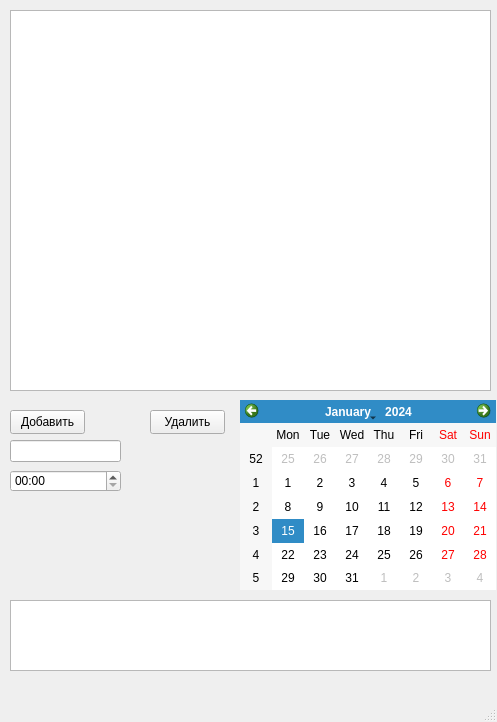
<?xml version="1.0" encoding="UTF-8"?>
<ui version="4.0">
 <class>MainWindow</class>
 <widget class="QMainWindow" name="MainWindow">
  <property name="geometry">
   <rect>
    <x>0</x>
    <y>0</y>
    <width>497</width>
    <height>722</height>
   </rect>
  </property>
  <property name="minimumSize">
   <size>
    <width>497</width>
    <height>722</height>
   </size>
  </property>
  <property name="maximumSize">
   <size>
    <width>497</width>
    <height>722</height>
   </size>
  </property>
  <property name="windowTitle">
   <string>MainWindow</string>
  </property>
  <widget class="QWidget" name="centralwidget">
   <widget class="QPushButton" name="add_button">
    <property name="geometry">
     <rect>
      <x>10</x>
      <y>410</y>
      <width>75</width>
      <height>24</height>
     </rect>
    </property>
    <property name="text">
     <string>Добавить</string>
    </property>
   </widget>
   <widget class="QPushButton" name="delete_button">
    <property name="geometry">
     <rect>
      <x>150</x>
      <y>410</y>
      <width>75</width>
      <height>24</height>
     </rect>
    </property>
    <property name="text">
     <string>Удалить</string>
    </property>
   </widget>
   <widget class="QLineEdit" name="event_name">
    <property name="geometry">
     <rect>
      <x>10</x>
      <y>440</y>
      <width>111</width>
      <height>22</height>
     </rect>
    </property>
   </widget>
   <widget class="QCalendarWidget" name="event_date">
    <property name="geometry">
     <rect>
      <x>240</x>
      <y>400</y>
      <width>256</width>
      <height>190</height>
     </rect>
    </property>
   </widget>
   <widget class="QTimeEdit" name="event_time">
    <property name="geometry">
     <rect>
      <x>10</x>
      <y>470</y>
      <width>111</width>
      <height>22</height>
     </rect>
    </property>
    <property name="displayFormat">
     <string>HH:mm</string>
    </property>
   </widget>
   <widget class="QTextBrowser" name="event_desc">
    <property name="geometry">
     <rect>
      <x>10</x>
      <y>600</y>
      <width>481</width>
      <height>71</height>
     </rect>
    </property>
    <property name="textInteractionFlags">
     <set>Qt::TextInteractionFlag::LinksAccessibleByKeyboard|Qt::TextInteractionFlag::LinksAccessibleByMouse|Qt::TextInteractionFlag::TextBrowserInteraction|Qt::TextInteractionFlag::TextEditable|Qt::TextInteractionFlag::TextSelectableByMouse</set>
    </property>
   </widget>
   <widget class="QTableView" name="event_list">
    <property name="geometry">
     <rect>
      <x>10</x>
      <y>10</y>
      <width>481</width>
      <height>381</height>
     </rect>
    </property>
   </widget>
  </widget>
  <widget class="QMenuBar" name="menubar">
   <property name="geometry">
    <rect>
     <x>0</x>
     <y>0</y>
     <width>497</width>
     <height>22</height>
    </rect>
   </property>
  </widget>
  <widget class="QStatusBar" name="statusbar"/>
 </widget>
 <resources/>
 <connections/>
</ui>
